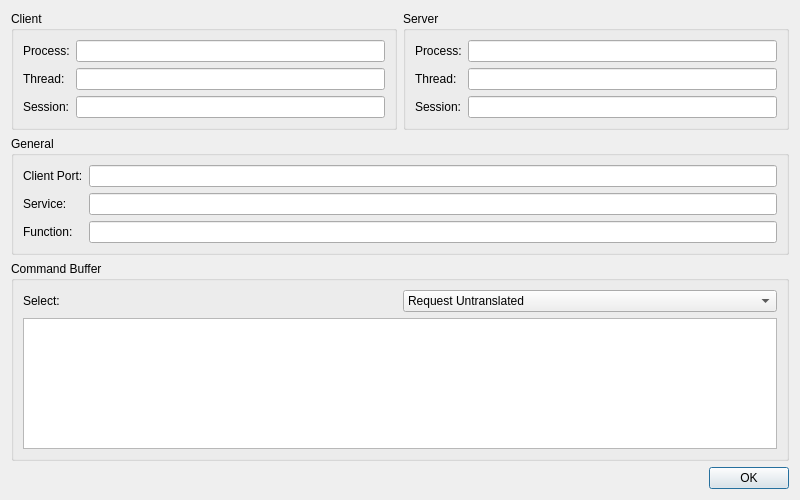
<?xml version="1.0" encoding="UTF-8"?>
<ui version="4.0">
 <class>RecordDialog</class>
 <widget class="QDialog" name="RecordDialog">
  <property name="geometry">
   <rect>
    <x>0</x>
    <y>0</y>
    <width>800</width>
    <height>500</height>
   </rect>
  </property>
  <property name="windowTitle">
   <string>View Record</string>
  </property>
  <layout class="QVBoxLayout">
   <item>
    <layout class="QHBoxLayout">
     <item>
      <widget class="QGroupBox" name="groupBox">
       <property name="title">
        <string>Client</string>
       </property>
       <layout class="QFormLayout">
        <item row="0" column="0">
         <widget class="QLabel" name="label">
          <property name="text">
           <string>Process:</string>
          </property>
         </widget>
        </item>
        <item row="0" column="1">
         <widget class="QLineEdit" name="clientProcess">
          <property name="readOnly">
           <bool>true</bool>
          </property>
         </widget>
        </item>
        <item row="1" column="0">
         <widget class="QLabel" name="label">
          <property name="text">
           <string>Thread:</string>
          </property>
         </widget>
        </item>
        <item row="1" column="1">
         <widget class="QLineEdit" name="clientThread">
          <property name="readOnly">
           <bool>true</bool>
          </property>
         </widget>
        </item>
        <item row="2" column="0">
         <widget class="QLabel" name="label">
          <property name="text">
           <string>Session:</string>
          </property>
         </widget>
        </item>
        <item row="2" column="1">
         <widget class="QLineEdit" name="clientSession">
          <property name="readOnly">
           <bool>true</bool>
          </property>
         </widget>
        </item>
       </layout>
      </widget>
     </item>
     <item>
      <widget class="QGroupBox" name="groupBox">
       <property name="title">
        <string>Server</string>
       </property>
       <layout class="QFormLayout">
        <item row="0" column="0">
         <widget class="QLabel" name="label">
          <property name="text">
           <string>Process:</string>
          </property>
         </widget>
        </item>
        <item row="0" column="1">
         <widget class="QLineEdit" name="serverProcess">
          <property name="readOnly">
           <bool>true</bool>
          </property>
         </widget>
        </item>
        <item row="1" column="0">
         <widget class="QLabel" name="label">
          <property name="text">
           <string>Thread:</string>
          </property>
         </widget>
        </item>
        <item row="1" column="1">
         <widget class="QLineEdit" name="serverThread">
          <property name="readOnly">
           <bool>true</bool>
          </property>
         </widget>
        </item>
        <item row="2" column="0">
         <widget class="QLabel" name="label">
          <property name="text">
           <string>Session:</string>
          </property>
         </widget>
        </item>
        <item row="2" column="1">
         <widget class="QLineEdit" name="serverSession">
          <property name="readOnly">
           <bool>true</bool>
          </property>
         </widget>
        </item>
       </layout>
      </widget>
     </item>
    </layout>
   </item>
   <item>
    <widget class="QGroupBox" name="groupBox">
     <property name="title">
      <string>General</string>
     </property>
     <layout class="QFormLayout">
      <item row="0" column="0">
       <widget class="QLabel" name="label">
        <property name="text">
         <string>Client Port:</string>
        </property>
       </widget>
      </item>
      <item row="0" column="1">
       <widget class="QLineEdit" name="clientPort">
        <property name="readOnly">
         <bool>true</bool>
        </property>
       </widget>
      </item>
      <item row="1" column="0">
       <widget class="QLabel" name="label">
        <property name="text">
         <string>Service:</string>
        </property>
       </widget>
      </item>
      <item row="1" column="1">
       <widget class="QLineEdit" name="service">
        <property name="readOnly">
         <bool>true</bool>
        </property>
       </widget>
      </item>
      <item row="2" column="0">
       <widget class="QLabel" name="label">
        <property name="text">
         <string>Function:</string>
        </property>
       </widget>
      </item>
      <item row="2" column="1">
       <widget class="QLineEdit" name="function">
        <property name="readOnly">
         <bool>true</bool>
        </property>
       </widget>
      </item>
     </layout>
    </widget>
   </item>
   <item>
    <widget class="QGroupBox" name="groupBox">
     <property name="title">
      <string>Command Buffer</string>
     </property>
     <layout class="QVBoxLayout">
      <item>
       <layout class="QHBoxLayout">
        <item>
         <widget class="QLabel" name="label">
          <property name="text">
           <string>Select:</string>
          </property>
         </widget>
        </item>
        <item>
         <widget class="QComboBox" name="cmdbufSelection">
          <item>
           <property name="text">
            <string>Request Untranslated</string>
           </property>
          </item>
          <item>
           <property name="text">
            <string>Request Translated</string>
           </property>
          </item>
          <item>
           <property name="text">
            <string>Reply Untranslated</string>
           </property>
          </item>
          <item>
           <property name="text">
            <string>Reply Translated</string>
           </property>
          </item>
         </widget>
        </item>
       </layout>
      </item>
      <item>
       <widget class="QPlainTextEdit" name="cmdbuf">
        <property name="readOnly">
         <bool>true</bool>
        </property>
       </widget>
      </item>
     </layout>
    </widget>
   </item>
   <item>
    <layout class="QHBoxLayout">
     <item>
      <spacer>
       <property name="orientation">
        <enum>Qt::Horizontal</enum>
       </property>
       <property name="sizeHint" stdset="0">
        <size>
         <width>0</width>
         <height>0</height>
        </size>
       </property>
      </spacer>
     </item>
     <item>
      <widget class="QPushButton" name="okButton">
       <property name="text">
        <string>OK</string>
       </property>
      </widget>
     </item>
    </layout>
   </item>
  </layout>
 </widget>
 <tabstops>
  <tabstop>clientProcess</tabstop>
  <tabstop>clientThread</tabstop>
  <tabstop>clientSession</tabstop>
  <tabstop>serverProcess</tabstop>
  <tabstop>serverThread</tabstop>
  <tabstop>serverSession</tabstop>
  <tabstop>clientPort</tabstop>
  <tabstop>service</tabstop>
  <tabstop>function</tabstop>
  <tabstop>cmdbufSelection</tabstop>
  <tabstop>cmdbuf</tabstop>
  <tabstop>okButton</tabstop>
 </tabstops>
 <resources/>
 <connections/>
</ui>
